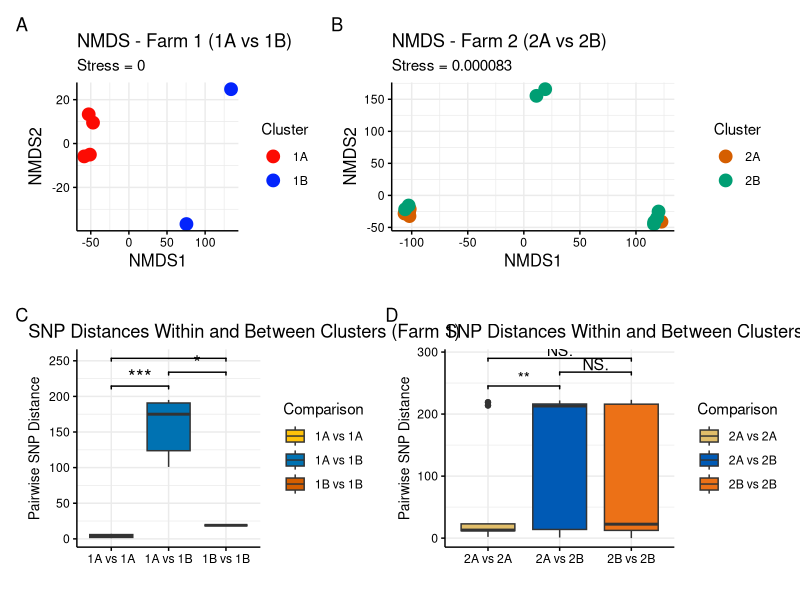

R code for this plot:
## ---- chunk 1
library(ggplot2)
library(readxl)
library(dplyr)
library(reshape2)
library(vegan)
library(Matrix)
library(tibble)
library(ggpubr)
library(ggsignif)
library(patchwork)

#Read the Excel files
setwd("~/PhD/Chapter3/")
Farm_1 <- read_excel("Farm1.xlsx")
Farm_2 <- read_excel("Farm2.xlsx")

#Set rownames convert to dataframe to do this
Farm_1 <- as.data.frame(Farm_1)
rownames(Farm_1) <- Farm_1[[1]]
Farm_1 <- Farm_1[, -1]
Farm_1_matrix <- as.matrix(Farm_1)

Farm_2 <- as.data.frame(Farm_2)
rownames(Farm_2) <- Farm_2[[1]]
Farm_2 <- Farm_2[, -1]
Farm_2_matrix <- as.matrix(Farm_2)

#Combine distance matrices 
Combined <- bdiag(Farm_1_matrix, Farm_2_matrix)
Combined <- as.matrix(Combined)

#Update row/column names 
rownames(Combined) <-c(rownames(Farm_1), rownames(Farm_2))
colnames(Combined) <-c(colnames(Farm_1), colnames(Farm_2))

##Create Metadata 
cluster_labels <- c(
  "B793"="1A", "B794"="1A", "B795"="1A", "B796"="1A",
  "B1190"="1B", "B1191"="1B",
  "B879"="2A", "B880"="2A", "B882"="2A", "B1460"="2A", "B1461"="2A",
  "B1588"="2B", "B1589"="2B", "B1590"="2B", "B1591"="2B", 
  "B1592"="2B", "B1593"="2B", "B1594"="2B", "B1595"="2B"
)

metadata <- data.frame(Isolate = names(cluster_labels), Cluster = unname(cluster_labels), Farm = ifelse(grepl("^1", unname(cluster_labels)), "Farm 1", "Farm 2"))

##Farm 1 Comparison 
farm1_ids <- metadata$Isolate[metadata$Farm == "Farm 1"]
dist_farm1 <- as.dist(Combined[farm1_ids, farm1_ids])
meta_farm1 <- metadata %>% filter(Isolate %in% farm1_ids)

#Permanova 
adonis2(dist_farm1 ~ Cluster, data = meta_farm1)

# NMDS for Farm 1
set.seed(42)
nmds_farm1 <- metaMDS(dist_farm1, k=2, trymax = 100)
nmds_farm1_points <- as.data.frame(nmds_farm1$points)
nmds_farm1_points$Isolate <- rownames(nmds_farm1_points)
plot_data_farm1 <- left_join(nmds_farm1_points, meta_farm1, by = "Isolate")

plot_A <- ggplot(plot_data_farm1, aes(MDS1, MDS2, color = Cluster)) +
  geom_point(size = 4) + scale_color_manual(values =c("1A" = "#fc0b03", "1B" = "#0324fc")) +
  theme_minimal() +
  labs(title = "NMDS - Farm 1 (1A vs 1B)", x = "NMDS1", y = "NMDS2", subtitle = paste("Stress =", round(nmds_farm1$stress, 4))) +
  theme(axis.title = element_text(color = "black", size = 12), 
        axis.text = element_text(color = "black"), 
        axis.line = element_line(color = "black"), 
        axis.ticks = element_line(color = "black"), 
        legend.title = element_text(color = "black"), 
        legend.text = element_text(color = "black"))

##Farm 2 Comparison
farm2_ids <- metadata$Isolate[metadata$Farm == "Farm 2"]
dist_farm2 <- as.dist(Combined[farm2_ids, farm2_ids])
meta_farm2 <- metadata %>% filter(Isolate %in% farm2_ids)

# PERMANOVA
adonis2(dist_farm2 ~ Cluster, data = meta_farm2)

# NMDS for Farm 2
nmds_farm2 <- metaMDS(dist_farm2, k=2, trymax=100)
nmds_farm2_points <- as.data.frame(nmds_farm2$points)
nmds_farm2_points$Isolate <- rownames(nmds_farm2_points)
plot_data_farm2 <- left_join(nmds_farm2_points, meta_farm2, by = "Isolate")

plot_B <- ggplot(plot_data_farm2, aes(MDS1, MDS2, color = Cluster)) +
  geom_jitter(size = 4, width = 5, height = 12) +
  scale_color_manual(values = c("2A" = "#d55e00", "2B" = "#009e73")) +
  theme_minimal() +
  labs(
    title = "NMDS - Farm 2 (2A vs 2B)",
    x = "NMDS1",
    y = "NMDS2",
    subtitle = paste("Stress =", format(nmds_farm2$stress, digits = 2, scientific = FALSE))
  ) +
  theme(
    axis.title = element_text(color = "black", size = 12),
    axis.text = element_text(color = "black"),
    axis.line = element_line(color = "black"),
    axis.ticks = element_line(color = "black"),
    legend.title = element_text(color = "black"),
    legend.text = element_text(color = "black")
  )

# Box Plot 
pairwise_long <- melt(as.matrix(as.dist(Combined)), 
                      varnames = c("Isolate1", "Isolate2"), 
                      value.name = "SNP_Distance") %>%
  filter(Isolate1 != Isolate2)

pairwise_long <- pairwise_long %>%
  left_join(metadata, by = c("Isolate1" = "Isolate")) %>%
  rename(Cluster1 = Cluster, Farm1 = Farm) %>%
  left_join(metadata, by = c("Isolate2" = "Isolate")) %>%
  rename(Cluster2 = Cluster, Farm2 = Farm)

###Farm 1 Box plot 
pairwise_farm1 <- pairwise_long %>%
  filter(Farm1 == "Farm 1", Farm2 == "Farm 1") %>%
  mutate(Comparison = case_when(
    Cluster1 == "1A" & Cluster2 == "1A" ~ "1A vs 1A",
    Cluster1 == "1B" & Cluster2 == "1B" ~ "1B vs 1B",
    (Cluster1 == "1A" & Cluster2 == "1B") | (Cluster1 == "1B" & Cluster2 == "1A") ~ "1A vs 1B",
    TRUE ~ NA_character_  # filter out other clusters if any
  )) %>%
  filter(!is.na(Comparison))

#Define pairwise comparisons for significance stars on box plot 
comparisons <- list(
  c("1A vs 1A", "1A vs 1B"),
  c("1B vs 1B", "1A vs 1B"),
  c("1A vs 1A", "1B vs 1B")
)

max_snp <- max(pairwise_farm1$SNP_Distance, na.rm = TRUE)

plot_c <- ggplot(pairwise_farm1, aes(x = Comparison, y = SNP_Distance, fill = Comparison)) +
  geom_boxplot() +
  theme_minimal() +
  labs(title = "SNP Distances Within and Between Clusters (Farm 1)",
       y = "Pairwise SNP Distance", x = "") +
  scale_fill_manual(values = c("1A vs 1A" = "#FFC20A", "1B vs 1B" = "#D55E00", "1A vs 1B" = "#0072b2")) +
  ggsignif::geom_signif(
    comparisons = comparisons,
    map_signif_level = TRUE,
    textsize = 5,
    tip_length = 0.02,
    y_position = c(max_snp * 1.05, max_snp * 1.15, max_snp * 1.25)) + theme(plot.title.position = "plot",
    plot.margin = margin(t = 20, r = 5, b = 5, l = 5),
    axis.title = element_text(color = "black", size = 10),
    axis.text = element_text(color = "black"),
    axis.line = element_line(color = "black"),
    axis.ticks = element_line(color = "black"),
    legend.title = element_text(color = "black"),
    legend.text = element_text(color = "black") 
  )


# Wilcoxon test: Farm 1 
wilcox_1A <- wilcox.test(
  SNP_Distance ~ (Comparison == "1A vs 1B"),
  data = pairwise_farm1 %>% filter(Comparison %in% c("1A vs 1A", "1A vs 1B"))
)
print(wilcox_1A) #*** <0.001

wilcox_1B <- wilcox.test(
  SNP_Distance ~ (Comparison == "1A vs 1B"),
  data = pairwise_farm1 %>% filter(Comparison %in% c("1B vs 1B", "1A vs 1B"))
)
print(wilcox_1B) #* 0.01 < p ≤ 0.05

wilcox_within <- wilcox.test(
  SNP_Distance ~ (Comparison == "1B vs 1B"),
  data = pairwise_farm1 %>% filter(Comparison %in% c("1A vs 1A", "1B vs 1B"))
)
print(wilcox_within) # * 0.01 < p ≤ 0.05


##Farm 2 
pairwise_farm2 <- pairwise_long %>%
  filter(Farm1 == "Farm 2", Farm2 == "Farm 2") %>%
  mutate(Comparison = case_when(
    Cluster1 == "2A" & Cluster2 == "2A" ~ "2A vs 2A",
    Cluster1 == "2B" & Cluster2 == "2B" ~ "2B vs 2B",
    (Cluster1 == "2A" & Cluster2 == "2B") | (Cluster1 == "2B" & Cluster2 == "2A") ~ "2A vs 2B",
    TRUE ~ NA_character_  # filter out other clusters if any
  )) %>%
  filter(!is.na(Comparison))

#Define pairwise comparisons for significance stars on box plot 
comparisons_2 <- list(
  c("2A vs 2A", "2A vs 2B"),
  c("2B vs 2B", "2A vs 2B"),
  c("2A vs 2A", "2B vs 2B")
)

max_snp_2 <- max(pairwise_farm2$SNP_Distance, na.rm = TRUE)

plot_d <- ggplot(pairwise_farm2, aes(x = Comparison, y = SNP_Distance, fill = Comparison)) +
  geom_boxplot() +
  theme_minimal() +
  labs(title = "SNP Distances Within and Between Clusters (Farm 2)",
       y = "Pairwise SNP Distance", x = "") +
  scale_fill_manual(values = c("2A vs 2A" = "#E1BE6A", "2B vs 2B" = "#EC7117", "2A vs 2B" = "#005AB5")) +
  ggsignif::geom_signif(
    comparisons = comparisons_2,
    map_signif_level = TRUE,
    textsize = 4,
    tip_length = 0.02,
    y_position = c(max_snp_2 * 1.05, max_snp_2 * 1.15, max_snp_2 * 1.25)) + theme(
    axis.title = element_text(color = "black", size = 10),
    axis.text = element_text(color = "black"),
    axis.line = element_line(color = "black"),
    axis.ticks = element_line(color = "black"),
    legend.title = element_text(color = "black"),
    legend.text = element_text(color = "black") 
  )

# Wilcoxon test: Farm 2
wilcox_2A <- wilcox.test(
  SNP_Distance ~ (Comparison == "2A vs 2B"),
  data = pairwise_farm2 %>% filter(Comparison %in% c("2A vs 2A", "2A vs 2B"))
)
print(wilcox_2A) #** 0.001 < p ≤ 0.01

wilcox_2B <- wilcox.test(
  SNP_Distance ~ (Comparison == "2A vs 2B"),
  data = pairwise_farm2 %>% filter(Comparison %in% c("2B vs 2B", "2A vs 2B"))
)
print(wilcox_2B) # NS p > 0.05

wilcox_within_2 <- wilcox.test(
  SNP_Distance ~ (Comparison == "2B vs 2B"),
  data = pairwise_farm2 %>% filter(Comparison %in% c("2A vs 2A", "2B vs 2B"))
)
print(wilcox_within_2) # NS p > 0.05


#Combine plots with Patchwork
Combined_plot <- (plot_A + plot_B + plot_layout(widths = c(2, 3.5))) / (plot_c + plot_d + plot_layout(widths = c(2, 2.5))) + plot_annotation(tag_levels = 'A') + plot_layout(heights = c(1.5, 2))
ggsave("Combined_Plot.png", Combined_plot, width = 12, height = 9, dpi = 300)

